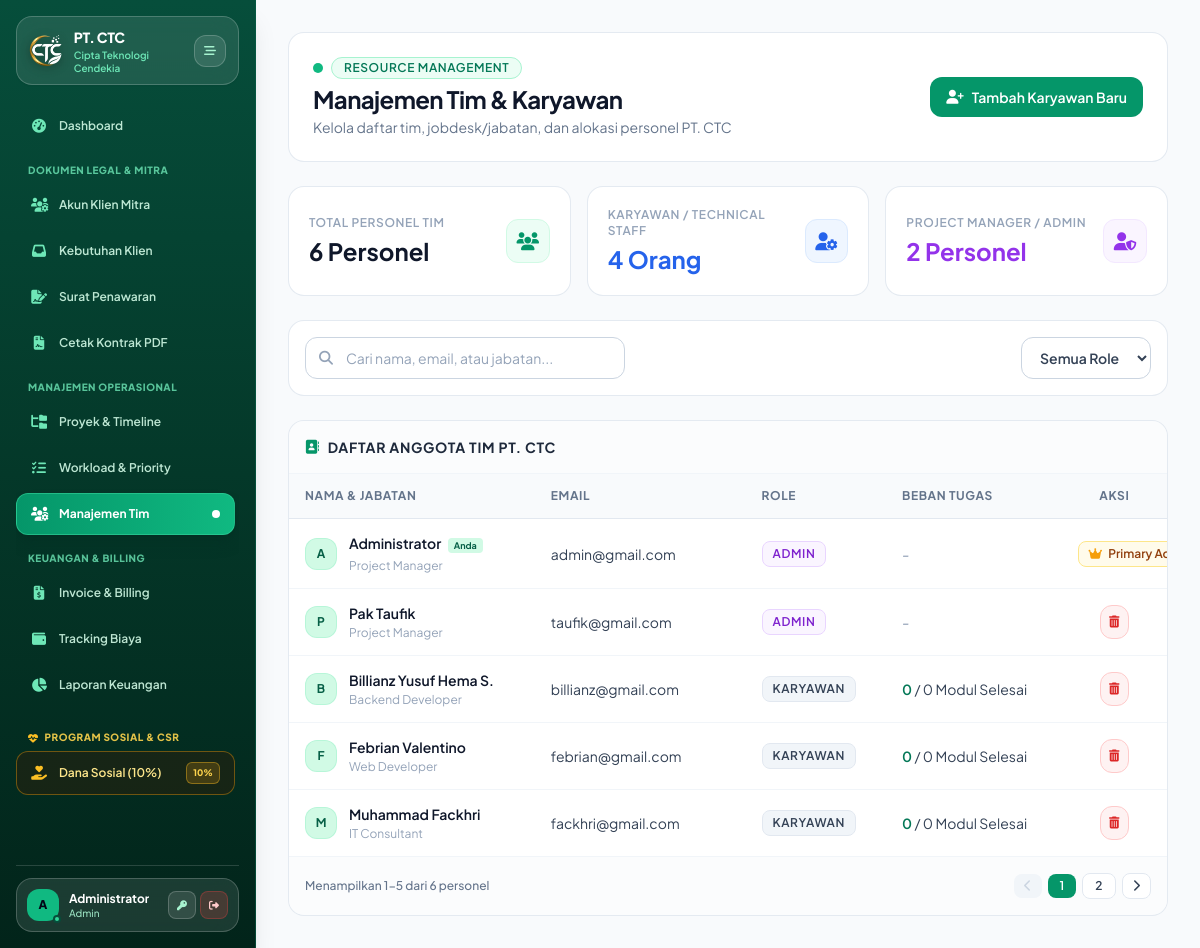
The app's page /modules/users/index.php (signed in), older data.
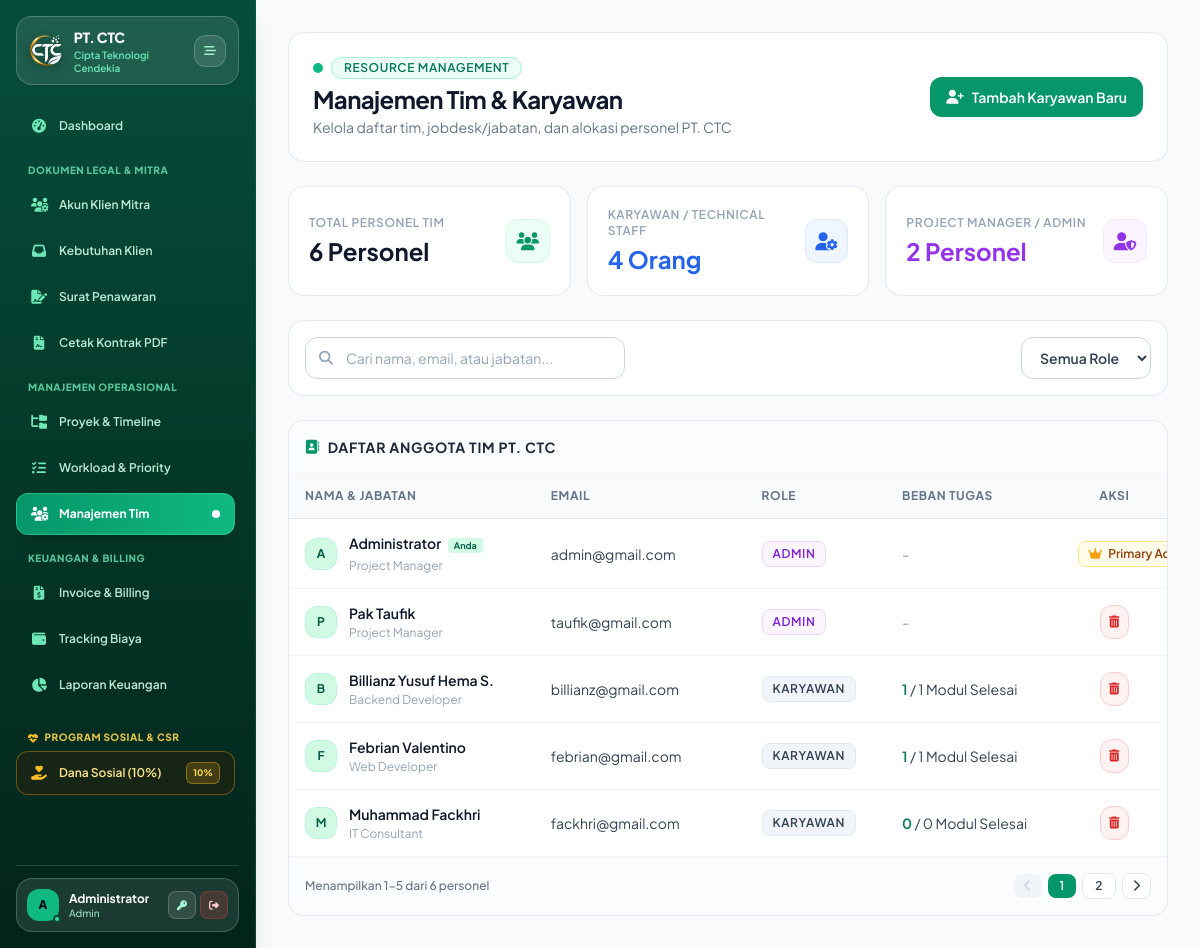
The same page, newer data.
### tables this page shows
CREATE TABLE `users` (
  `id` int(11) NOT NULL,
  `nama` varchar(100) NOT NULL,
  `email` varchar(100) NOT NULL,
  `password` varchar(255) NOT NULL,
  `role` enum('admin','karyawan') DEFAULT 'karyawan',
  `jabatan` varchar(100) DEFAULT 'Developer',
  `created_at` timestamp NOT NULL DEFAULT current_timestamp()
);

### modules/users/index.php (the view, shortened to what the changed rows need)
<?php
require_once __DIR__ . '/../../config/database.php';
$loggedInUserId = (int)$_SESSION['user_id'];
$stmtMe = $pdo->prepare("SELECT * FROM users WHERE id = ? LIMIT 1");
$stmtMe->execute([$loggedInUserId]);
$currentUser = $stmtMe->fetch();
$isSuperAdmin = ($currentUser && strtolower($currentUser['email']) === 'admin@gmail.com');
$users = $pdo->query("
    SELECT u.*,
           COUNT(DISTINCT ta.task_id) AS total_assigned_tasks,
           SUM(CASE WHEN t.status = 'Done' THEN 1 ELSE 0 END) AS completed_tasks
    FROM users u
    LEFT JOIN task_assignees ta ON u.id = ta.user_id
    LEFT JOIN tasks t ON ta.task_id = t.id
    GROUP BY u.id
    ORDER BY CASE WHEN LOWER(u.email) = 'admin@gmail.com' THEN 0 ELSE 1 END, u.role ASC, u.nama ASC
")->fetchAll();
require_once __DIR__ . '/../../includes/header.php';
require_once __DIR__ . '/../../includes/sidebar.php';
?>
<main class="flex-1 p-4 sm:p-6 md:p-8 overflow-y-auto w-full min-w-0 bg-[#f8fafc] text-slate-800 selection:bg-emerald-600 selection:text-white">
    <div class="flex flex-col md:flex-row justify-between md:items-center gap-4 mb-6 bg-white p-5 sm:p-6 rounded-2xl border border-slate-200/90 shadow-xs">
        <div>
            <h1 class="text-xl md:text-2xl font-bold text-slate-900 tracking-tight">Manajemen Tim & Karyawan</h1>
        </div>
    </div>
    <div class="bg-white border border-slate-200/90 rounded-2xl shadow-xs overflow-hidden">
        <div class="w-full overflow-x-auto">
            <table class="w-full text-left border-collapse text-xs sm:text-sm table-fixed min-w-[750px]" id="usersTable">
                <thead>
                    <tr class="bg-slate-50 border-b border-slate-200 text-xs font-semibold text-slate-500 uppercase tracking-wider">
                        <th class="py-3.5 px-4 w-[28%]">NAMA & JABATAN</th>
                        <th class="py-3.5 px-4 w-[24%]">EMAIL</th>
                        <th class="py-3.5 px-4 w-[16%]">ROLE</th>
                        <th class="py-3.5 px-4 w-[20%]">BEBAN TUGAS</th>
                        <th class="py-3.5 px-4 w-[12%] text-center">AKSI</th>
                    </tr>
                </thead>
                <tbody class="divide-y divide-slate-100" id="usersTableBody">
                    <?php foreach ($users as $u): ?>
                        <?php
                            $roleLower   = strtolower($u['role']);
                            $emailLower  = strtolower($u['email']);
                            $assignedT   = $u['total_assigned_tasks'] ?? 0;
                            $compT       = $u['completed_tasks'] ?? 0;
                            $isPrimary   = ($emailLower === 'admin@gmail.com');
                            $isSelf      = ((int)$u['id'] === $loggedInUserId);
                        ?>
                        <tr class="hover:bg-slate-50/70 transition user-row align-middle"
                            data-search="<?= htmlspecialchars(strtolower($u['nama'] . ' ' . $u['email'] . ' ' . $u['jabatan'])) ?>"
                            data-role="<?= htmlspecialchars($roleLower) ?>">
                            <td class="py-3.5 px-4">
                                <div class="flex items-center gap-3">
                                    <div class="w-8 h-8 rounded-xl bg-emerald-100 text-emerald-800 font-bold flex items-center justify-center text-xs shrink-0 border border-emerald-200/60">
                                        <?= strtoupper(substr($u['nama'], 0, 1)) ?>
                                    </div>
                                    <div class="min-w-0">
                                        <p class="font-semibold text-slate-900 text-xs sm:text-sm truncate">
                                            <?= htmlspecialchars($u['nama']) ?>
                                        </p>
                                        <p class="text-xs text-slate-400 font-normal truncate mt-0.5"><?= htmlspecialchars($u['jabatan']) ?></p>
                                    </div>
                                </div>
                            </td>
                            <td class="py-3.5 px-4 text-slate-700 font-normal text-xs sm:text-sm truncate">
                                <?= htmlspecialchars($u['email']) ?>
                            </td>
                            <td class="py-3.5 px-4 whitespace-nowrap">
                                <span class="px-2.5 py-1 text-xs font-semibold uppercase rounded-lg border tracking-wider inline-block
                                    <?= $roleLower === 'admin' ? 'bg-purple-50 text-purple-700 border-purple-200' : 'bg-slate-100 text-slate-700 border-slate-200' ?>">
                                    <?= htmlspecialchars($u['role']) ?>
                                </span>
                            </td>
                            <td class="py-3.5 px-4 font-normal text-slate-700 text-xs sm:text-sm truncate">
                                <?php if ($roleLower === 'admin'): ?>
                                    <span class="text-slate-400 italic font-medium">-</span>
                                <?php else: ?>
                                    <span class="text-emerald-700 font-semibold"><?= $compT ?></span> / <?= $assignedT ?> Modul Selesai
                                <?php endif; ?>
                            </td>
                            <td class="py-3.5 px-4 text-center whitespace-nowrap">
                                <?php if ($isPrimary): ?>
                                    <span class="px-2.5 py-1 bg-amber-50 text-amber-800 border border-amber-200 text-xs font-semibold rounded-lg inline-block shadow-2xs">
                                        <i class="fa-solid fa-crown text-amber-500 mr-1"></i> Primary Admin
                                    </span>
                                <?php elseif ($isSuperAdmin && !$isSelf): ?>
                                    <a href="index.php?delete=<?= $u['id'] ?>" onclick="return confirm('Yakin ingin menghapus personel <?= htmlspecialchars(addslashes($u['nama'])) ?> dari sistem?')" class="btn-press p-2 bg-red-50 hover:bg-red-100 text-red-600 border border-red-200 rounded-xl transition inline-flex items-center justify-center" title="Hapus Personel">
                                        <i class="fa-solid fa-trash-can text-xs"></i>
                                    </a>
                                <?php elseif ($isSelf): ?>
                                    <span class="text-xs text-slate-400 font-normal italic">Akun Anda</span>
                                <?php else: ?>
                                    <span class="text-xs text-slate-400 font-normal italic"><i class="fa-solid fa-lock text-slate-300 mr-1"></i> Terkunci</span>
                                <?php endif; ?>
                            </td>
                        </tr>
                    <?php endforeach; ?>
                </tbody>
            </table>
        </div>
    </div>
</main>
<?php require_once __DIR__ . '/../../includes/footer.php'; ?>

Row changes from the older to the newer data that the page shows:
computed for users "Billianz Yusuf Hema S.": compT "0" → "1"; assignedT "0" → "1"
changed users "Febrian Valentino": compT "0" → "1"; assignedT "0" → "1"
